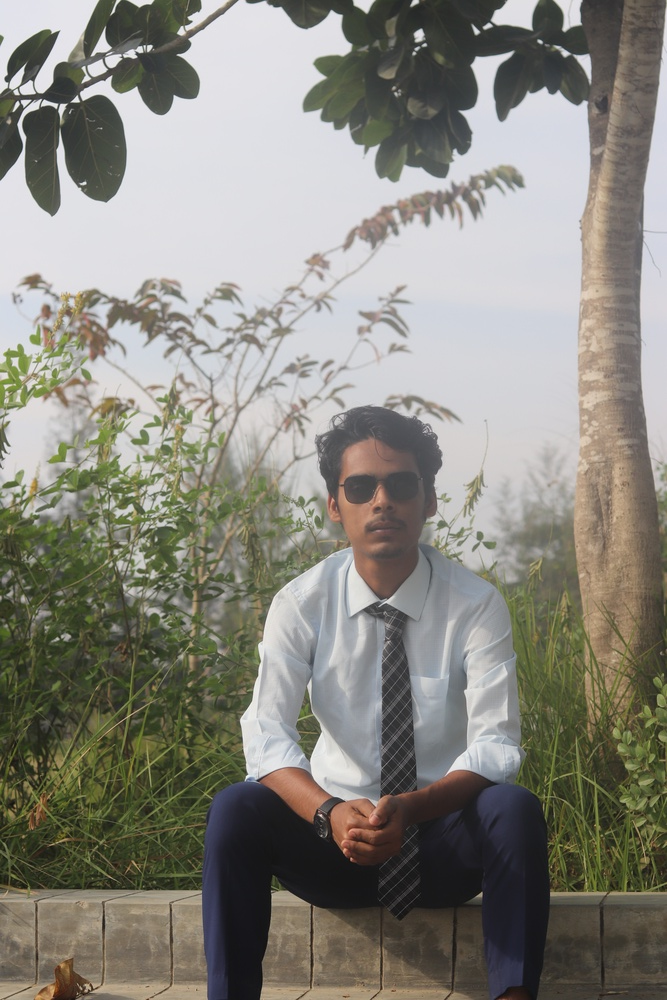
#> input picture masum.JPG, 667 x 1000 px, shrunk from 4000 x 6000 before the run, found by its file name
$ python Log.py
#> lines starting #> are read from the running program, lines starting #| are printed output that depends on the picture
import cv2
import numpy as np
import matplotlib.pyplot as plt

def log_transform(image, c=1):
    # Normalize the image to the range [0,1]
    normalized_image = image / 255.0

    # Apply the log transformation
    log_transformed_image = c * np.log(1 + normalized_image)

    # Scale back to the range [0,255] and convert to uint8
    log_transformed_image = np.uint8(log_transformed_image / log_transformed_image.max() * 255)

    return log_transformed_image

# Read the image in grayscale
img = cv2.imread('masum.jpg', cv2.IMREAD_GRAYSCALE)
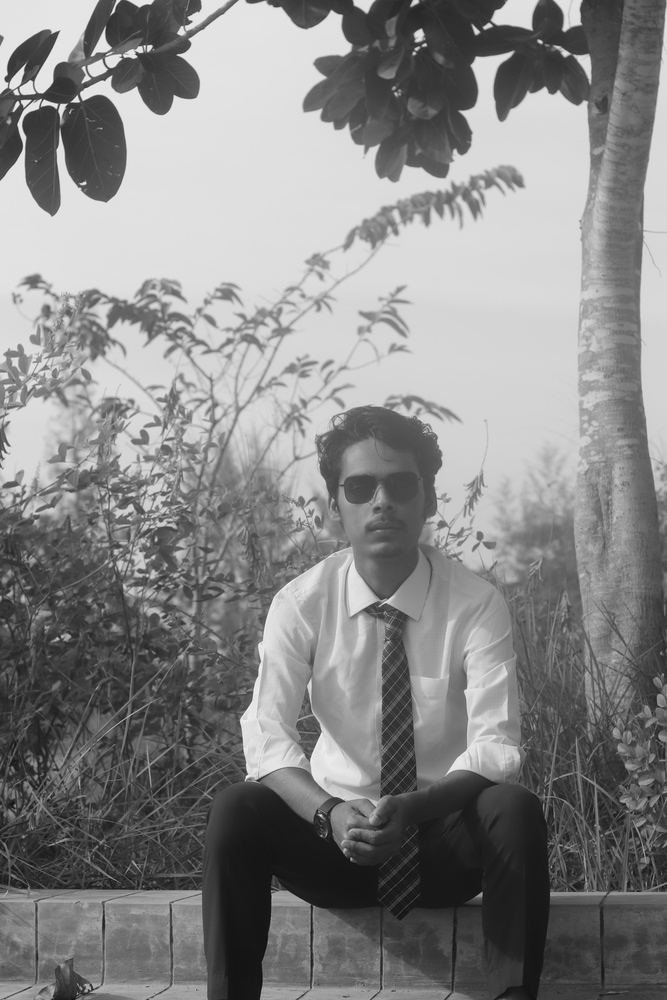
#> img: shape (1000, 667); min 11, max 244, mean 133.7

# Apply log transformation
log_transformed_img = log_transform(img, c=1)
#> in log_transform, `log_transformed_image = c * np.log(1 + normalized_image)`:
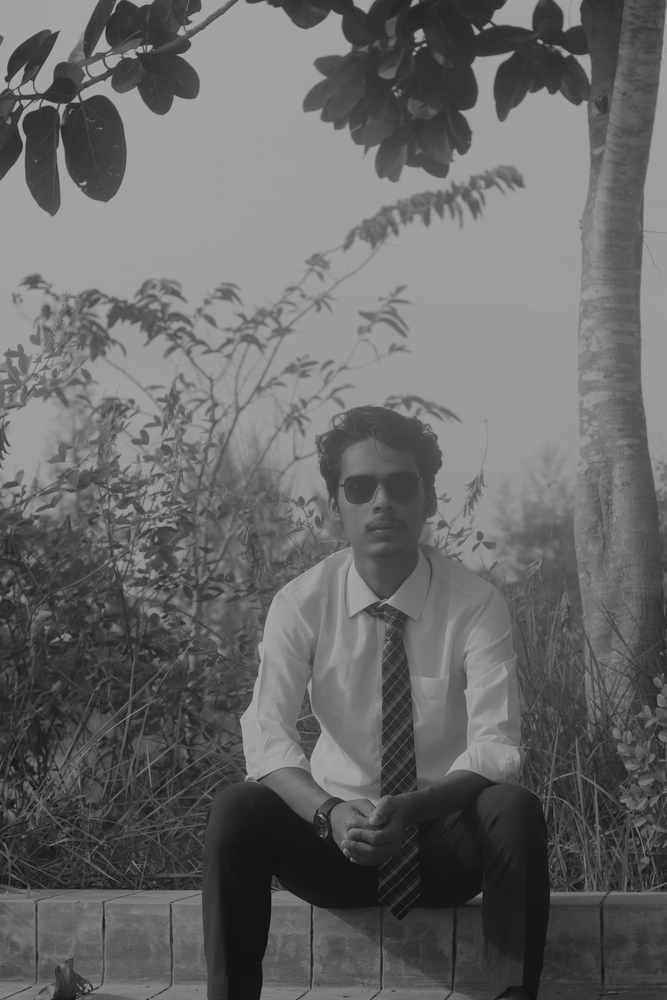
#> log_transformed_image: shape (1000, 667) float64; min 0.0422, max 0.671, mean 0.407
#> in log_transform, `log_transformed_image = np.uint8(log_transformed_image / log_transform..`:
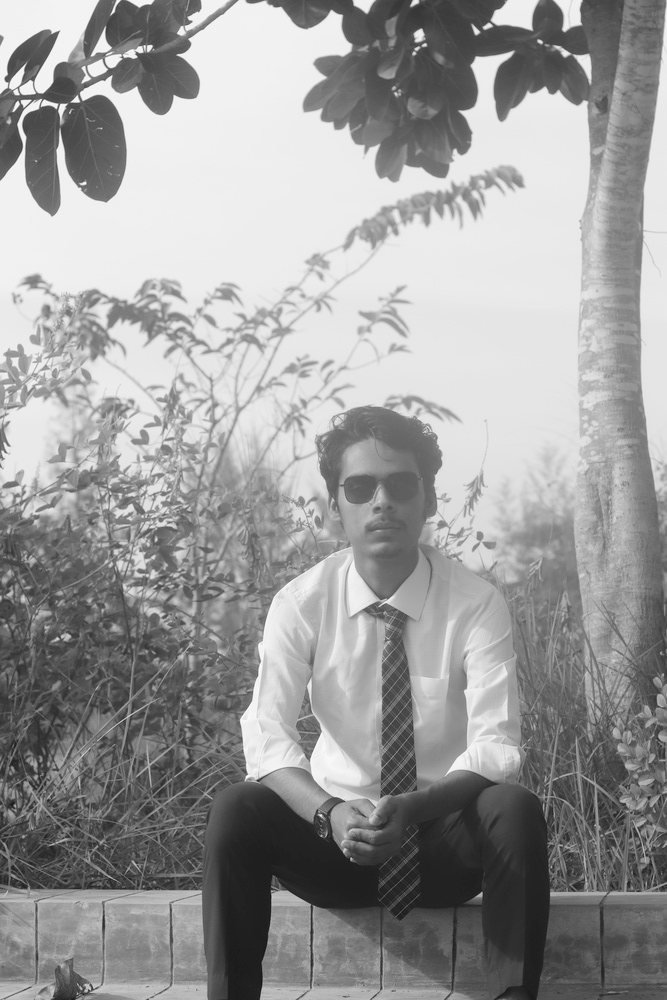
#> log_transformed_image: shape (1000, 667); min 16, max 255, mean 154.1

# Display the original and log-transformed images using matplotlib
plt.figure(figsize=(10, 5))

plt.subplot(1, 2, 1)
plt.imshow(img, cmap='gray')
plt.title('Original Image')
plt.axis('off')

plt.subplot(1, 2, 2)
plt.imshow(log_transformed_img, cmap='gray')
plt.title('Log Transformed Image')
plt.axis('off')

plt.show()
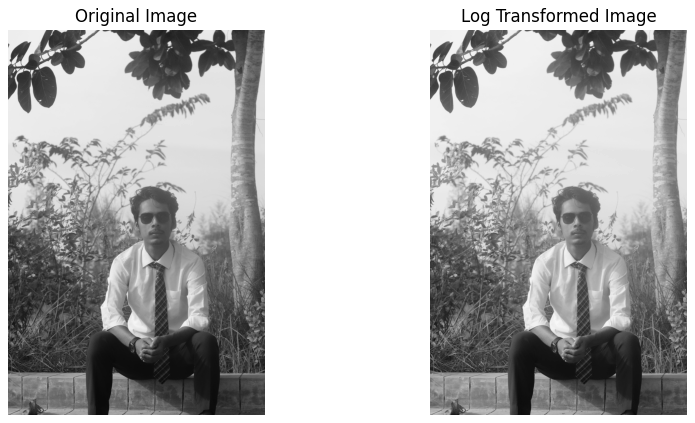
#> figure drawn by matplotlib, 2 panels
